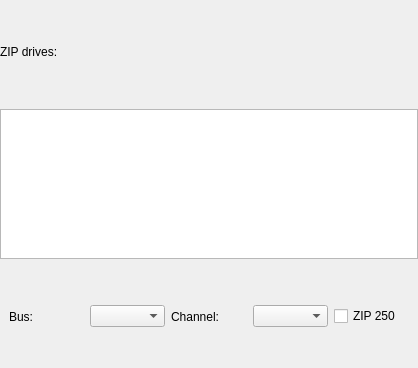
<?xml version="1.0" encoding="UTF-8"?>
<ui version="4.0">
 <class>SettingsOtherRemovable</class>
 <widget class="QWidget" name="SettingsOtherRemovable">
  <property name="geometry">
   <rect>
    <x>0</x>
    <y>0</y>
    <width>418</width>
    <height>368</height>
   </rect>
  </property>
  <property name="windowTitle">
   <string>Form</string>
  </property>
  <layout class="QVBoxLayout" name="verticalLayout">
   <property name="leftMargin">
    <number>0</number>
   </property>
   <property name="topMargin">
    <number>0</number>
   </property>
   <property name="rightMargin">
    <number>0</number>
   </property>
   <property name="bottomMargin">
    <number>0</number>
   </property>
   <item>
    <widget class="QLabel" name="tableViewZIPHeader">
     <property name="text">
      <string>ZIP drives:</string>
     </property>
    </widget>
   </item>
   <item>
    <widget class="QTableView" name="tableViewZIP">
     <property name="sizePolicy">
      <sizepolicy hsizetype="Preferred" vsizetype="Preferred">
       <horstretch>0</horstretch>
       <verstretch>0</verstretch>
      </sizepolicy>
     </property>
     <property name="maximumSize">
      <size>
       <width>16777215</width>
       <height>150</height>
      </size>
     </property>
     <property name="editTriggers">
      <set>QAbstractItemView::NoEditTriggers</set>
     </property>
     <property name="selectionMode">
      <enum>QAbstractItemView::SingleSelection</enum>
     </property>
     <property name="selectionBehavior">
      <enum>QAbstractItemView::SelectRows</enum>
     </property>
     <property name="showGrid">
      <bool>false</bool>
     </property>
     <attribute name="verticalHeaderVisible">
      <bool>false</bool>
     </attribute>
    </widget>
   </item>
   <item>
    <widget class="QWidget" name="zipControls" native="true">
     <layout class="QHBoxLayout" name="horizontalLayout">
      <item>
       <widget class="QLabel" name="label_3">
        <property name="text">
         <string>Bus:</string>
        </property>
       </widget>
      </item>
      <item>
       <widget class="QComboBox" name="comboBoxZIPBus">
        <property name="maxVisibleItems">
         <number>30</number>
        </property>
       </widget>
      </item>
      <item>
       <widget class="QLabel" name="label_5">
        <property name="text">
         <string>Channel:</string>
        </property>
       </widget>
      </item>
      <item>
       <widget class="QComboBox" name="comboBoxZIPChannel">
        <property name="maxVisibleItems">
         <number>30</number>
        </property>
       </widget>
      </item>
      <item>
       <widget class="QCheckBox" name="checkBoxZIP250">
        <property name="text">
         <string>ZIP 250</string>
        </property>
       </widget>
      </item>
     </layout>
    </widget>
   </item>
  </layout>
 </widget>
 <resources/>
 <connections/>
</ui>
